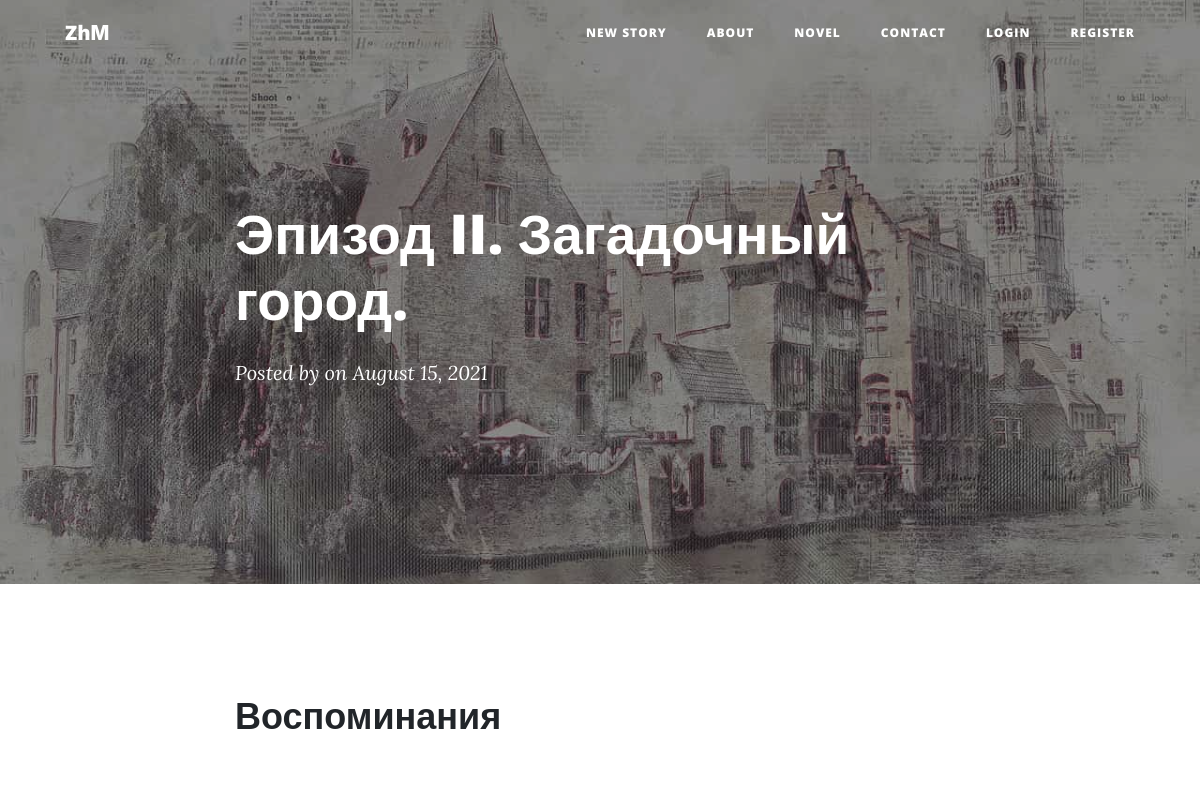
The page /post/14 (upper part) on the database as committed earlier.
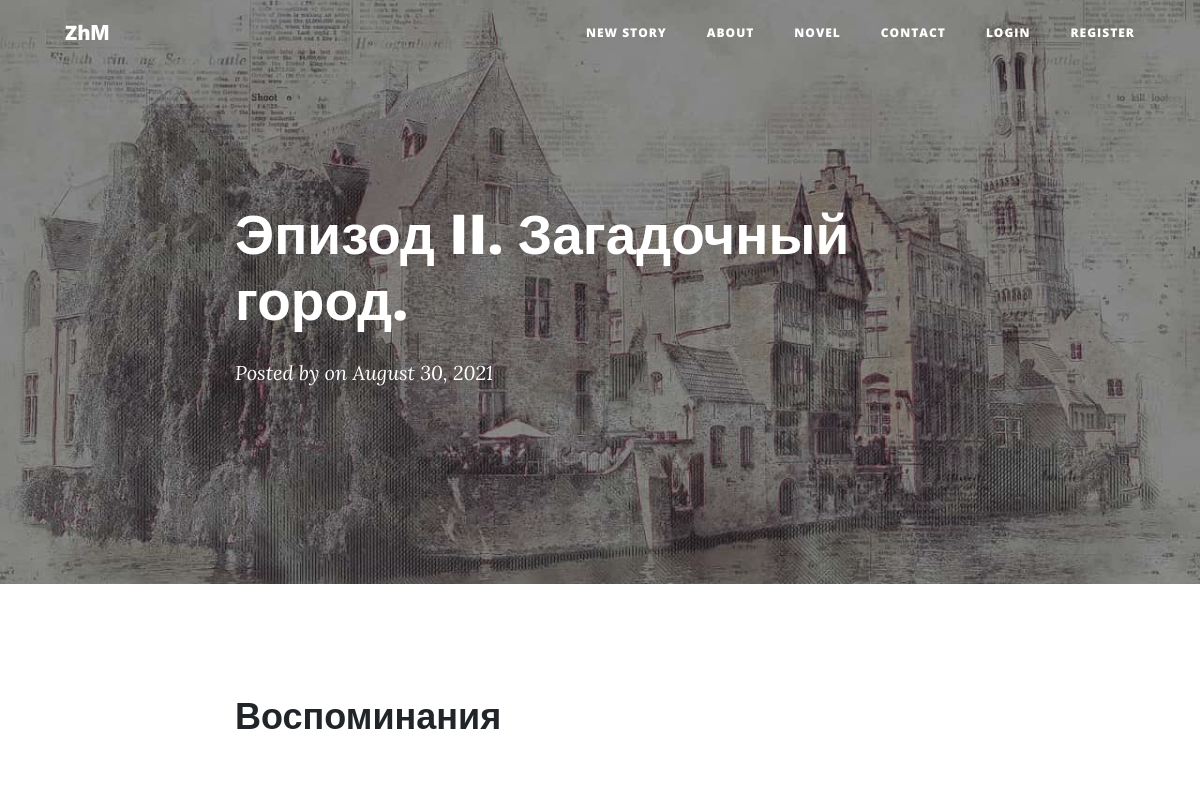
The same page on the database as committed later.
### main.py (models this page shows)
class Stories(db.Model):
    __tablename__ = "stories"
    id = db.Column(db.Integer, primary_key=True)
    date = db.Column(db.String(10), nullable=False)
    title = db.Column(db.String(250), nullable=False)
    chapter = db.Column(db.String(250), nullable=False)
    subtitle = db.Column(db.String(250), nullable=False)
    body = db.Column(db.String, nullable=False)
    img = db.Column(db.String)
    main_img = db.Column(db.String)
    new_story = db.Column(db.Boolean)
    comments = relationship("Comment", back_populates="parent_stories")

### main.py (the view, shortened to what this page needs)
@app.route('/post/<int:index>', methods=['POST', 'GET'])
def show_post(index):
    global CODE_WORD_USER
    global USER_CODE_ANSWER
    form = Comments()
    form_answer = AnswerForm()
    requested_post = Stories.query.get(index)
    msg_id = request.args.get('msg_id')
    answer = request.args.get('answer')
    msg_answer = request.args.get('msg_answer')
    further = request.args.get('further')
    show_message = request.args.get('show_message')
    _anchor = request.args.get('anchor')
    show = request.args.get('show')
    row_body = requested_post.body.split("\n")
    all_row = requested_post.body.split("\n")
    choice_text = []
    code_word = None
    if '{code_word}' in requested_post.body:
        code_word = row_body[0].strip().replace('{code_word}', '')
        if USER_CODE_ANSWER:
            CODE_WORD_USER = check_password_hash(code_word, USER_CODE_ANSWER)
        else:
            CODE_WORD_USER = None
        row_body.pop(0)
        all_row.pop(0)
    else:
        CODE_WORD_USER = None
    def msg_index_create(list_all_row):
        return [i for i in range(len(list_all_row)) if
                [txt for txt in ['{message}', '{modal_end}'] if txt in list_all_row[i]]]
    def clear_code_row(list_row):
        for txt_list in list_row:
            if '{code_row}' in txt_list:
                id_row = list_row.index(txt_list)
                if not CODE_WORD_USER:
                    list_row.pop(id_row)
                else:
                    list_row[id_row] = list_row[id_row].replace('{code_row}', '')
    i = 1
    for text in row_body:
        if '{choice_start_' + str(i) + '}' in text:
            start_i = row_body.index(text)
            end_i = row_body.index('{choice_end_' + str(i) + '}\r')
            choice_text.append(row_body[start_i + 1:end_i])
            [all_row.remove(row_body[k]) for k in range(start_i, end_i + 1)]
            i += 1
    clear_code_row(all_row)
    msg_index = msg_index_create(all_row)
    row_body.clear()
    if msg_id:
        msg_id = int(msg_id.replace('msg_', ''))
        print(msg_index)
        if msg_index.index(msg_id) + 1 == len(msg_index):
            if all_row.index(all_row[msg_index[msg_index.index(msg_id)]]) != len(all_row) - 1:
                try:
                    _anchor = all_row.index(all_row[msg_index[msg_index.index(msg_id)] + 1])
                except IndexError:
                    _anchor = msg_index[-2] + 1
            else:
                _anchor = all_row.index(all_row[msg_index[msg_index.index(msg_id)] - 1])
        else:
            _anchor = msg_index[msg_index.index(msg_id) + 1] - (msg_index[msg_index.index(msg_id) + 1] - msg_id) + 1
        if msg_index[-1] != msg_id:
            msg_index = msg_index[msg_index.index(msg_id) + 1]
        else:
            msg_index = len(all_row) - 1
        return redirect(url_for('show_post', index=index, _anchor='newstring', anchor=_anchor, answer=answer,
                                msg_index=msg_index))
    elif request.args.get('msg_index'):
        msg_index = int(request.args.get('msg_index')) + 1
    else:
        if msg_index:
            msg_index = msg_index[0] + 1
        else:
            msg_index = len(all_row)
    if msg_index > len(all_row):
        msg_index = len(all_row)
    return render_template('post.html', post=requested_post, post_body=all_row, datetime=datetime, dt=dt, form=form,
                           msg_index=msg_index, answer=answer, show=show, anchor_msg=_anchor, form_answer=form_answer,
                           msg_answer=msg_answer, code_word=CODE_WORD_USER)

### templates/post.html (shortened to what this page needs)
{% import 'bootstrap/wtf.html' as wtf %}
{% include 'header.html' %}
        <header class="masthead" style="background-image: url({{ url_for('static', filename='assets/img-stories/'
        + post['main_img']|string)}})">
            <div class="overlay"></div>
            <div class="container">
                <div class="row">
                    <div class="col-lg-8 col-md-10 mx-auto">
                        <div class="post-heading">
                            <h1>{{ post['chapter'] }}</h1>
                            <span class="meta">
                                Posted by
                                on {{ dt.fromisoformat(post['date']).strftime('%B %d, %Y') }}
                            </span>
                        </div>
                    </div>
                </div>
            </div>
        </header>
        <article>
            <div class="container">
                <div class="row">
                    <div class="col-lg-8 col-md-10 mx-auto">
                        <h2 class="section-heading">{{ post['title'] }}</h2>
                            {% set all_rows_story = post_body %}
                            {% set show_msg_class = ['toast fade show hide', 'fade show'] %}
                            {% set last_row = msg_index %}
                            {% set anchor_msg_n = anchor_msg %}
                            {% set btn_id_modal = [] %}
                    </div>
                </div>
            </div>
        </article>
 {% include 'footer.html' %}

Rows that differ between the two databases and show on the page:
changed Stories "Эпизод II. Загадочный город.": fromisoformat "August 15, 2021" → "August 30, 2021"
